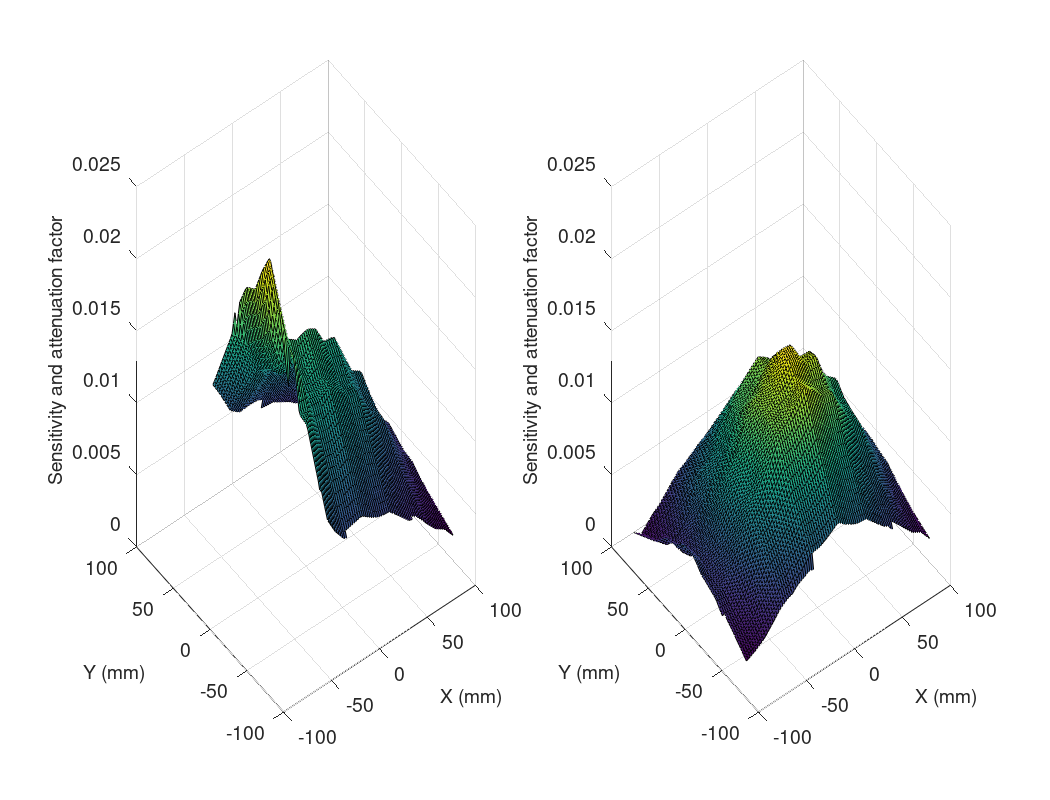

MATLAB code for this plot:
%% Figure for paper

%%% Load the point source data
pin1_1 = load('sens_pin1_1_mod.mat'); % with one row of extrap values
pin3_1 = load('sens_pin3_1_mod.mat'); % with one row of extrap values
% inside:
%        ar(:,1)  x [mm], 
%        ar(:,2)  y [mm], 
%        ar(:,4)  sensitivity [counts/sec/kBq]
%        ar(:,7)  abs error on sensitivity [counts/sec/kBq]
br = 0.9030; 
%%% Interpolate
% grid of query points for interpolation
[xq,yq] = meshgrid(linspace(-119,119,120),linspace(-119,119,120));
pin1_1.ar(:,4) = pin1_1.ar(:,4)*10^(-3)/br; % making sensitivity dimensionless plus corr on br ratio
map1_1 = griddata(pin1_1.ar(:,1),pin1_1.ar(:,2),pin1_1.ar(:,4),xq,yq); % map is dimensionless

pin3_1.ar(:,4) = pin3_1.ar(:,4)*10^(-3)/br; % making sensitivity dimensionless plus corr on br ratio
map3_1 = griddata(pin3_1.ar(:,1),pin3_1.ar(:,2),pin3_1.ar(:,4),xq,yq); % map is dimensionless


range = [-119:2:119];
fig = figure;
subplot(1,2,1);
surf(range,range,map1_1,'DisplayName','Correction map');
set(findall(gcf,'-property','FontSize'),'FontSize',14)
xlabel('X (mm)');
ylabel('Y (mm)');
xlim([-100,100]);
ylim([-100,100]);

%sset(gca, 'XDir','reverse')
zlabel('Sensitivity and attenuation factor');
%hold on
%scatter3(pin1_1.ar(:,1),pin1_1.ar(:,2),pin1_1.ar(:,4),'o','MarkerFaceColor', 'k','DisplayName','Measured data')
%legend

subplot(1,2,2);
surf(range,range,map3_1,'DisplayName','Correction map');
set(findall(gcf,'-property','FontSize'),'FontSize',14)
xlabel('X (mm)');
ylabel('Y (mm)');
xlim([-100,100]);
ylim([-100,100]);
zlim([0,0.025]);
zlabel('Sensitivity and attenuation factor');
%hold on
%scatter3(pin3_1.ar(:,1),pin3_1.ar(:,2),pin3_1.ar(:,4),'o','MarkerFaceColor', 'k','DisplayName','Measured data')
%legend

orient(fig,'landscape')